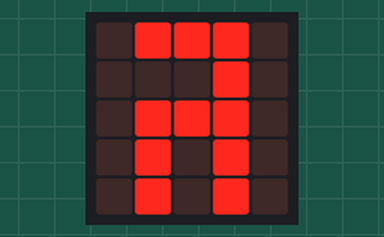
Recording of a program running on a simulated BBC micro:bit (MakeCode). On the bench: the board's 5×5 LED display.

Above: at 0.1 s.
At 0.5 s:
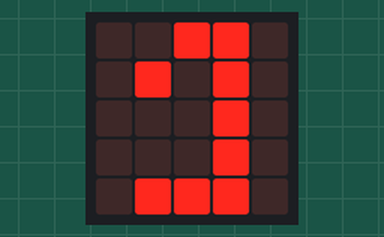
At 0.9 s:
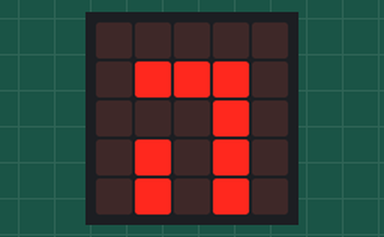
At 1.3 s:
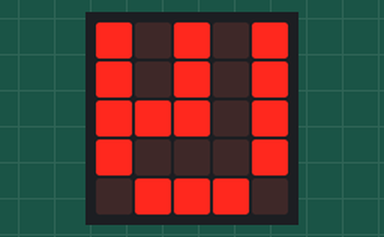

Measured:
- what the display in image 1 shows lasts 0.4 s, from 0.4 s to 0.8 s

The program:

main.ts
```typescript
input.onGesture(Gesture.Shake, function () {

})
basic.showLeds(`
    . # # # .
    . . . # .
    . # # # .
    . # . # .
    . # . # .
    `)
basic.showLeds(`
    . . # # .
    . # . # .
    . . . # .
    . . . # .
    . # # # .
    `)
basic.showLeds(`
    . . . . .
    . # # # .
    . . . # .
    . # . # .
    . # . # .
    `)
basic.showLeds(`
    # . # . #
    # . # . #
    # # # . #
    # . . . #
    . # # # .
    `)
basic.forever(function () {

})
```
